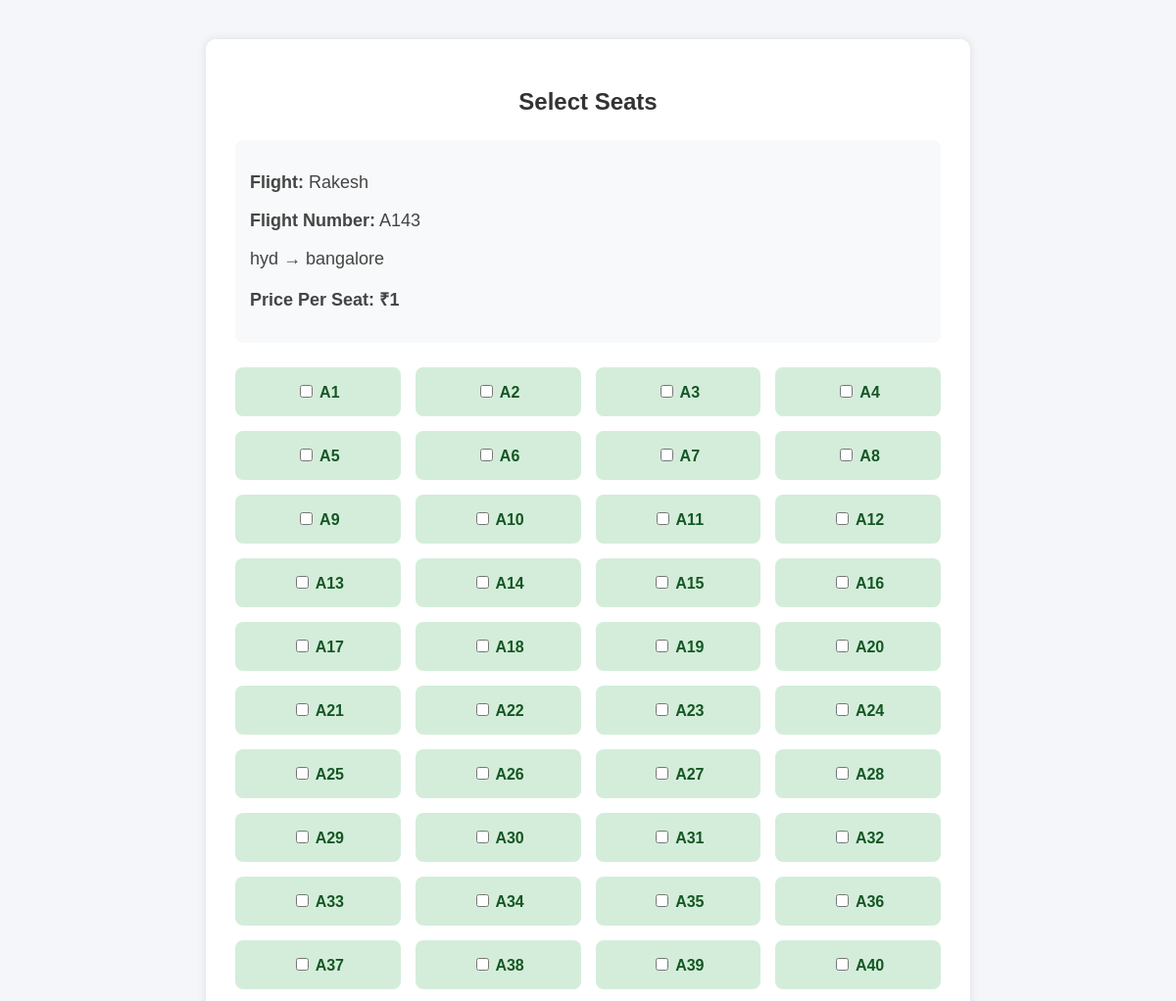
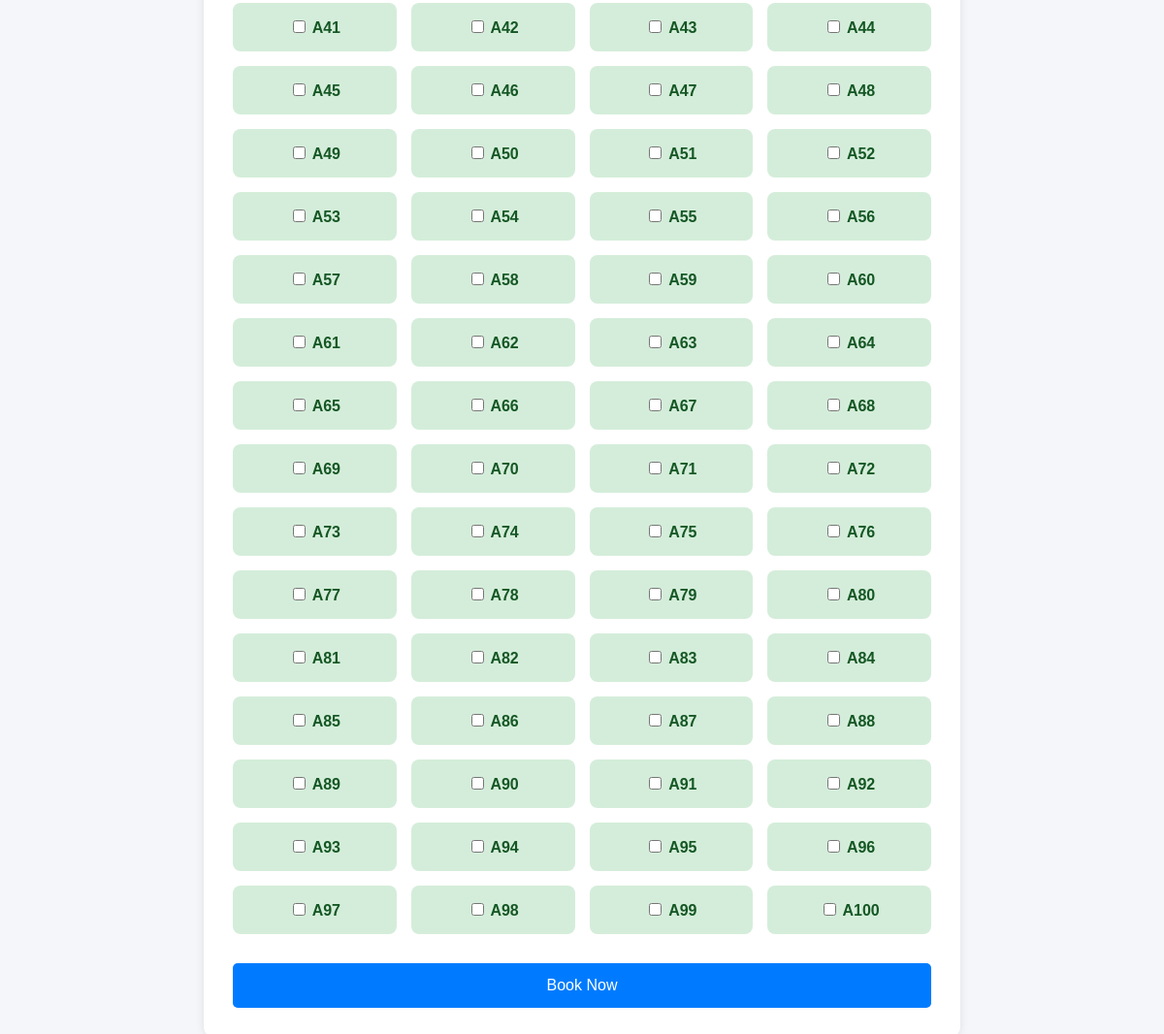
The app's page /seat/8/ with its own data (2 pictures, top to bottom).
### myapp/models.py (models this page shows, shortened)
class Flight(models.Model):
    flight_number = models.CharField(max_length=10)
    source = models.CharField(max_length=50)
    destination = models.CharField(max_length=50)
    price = models.IntegerField()
    total_seats = models.IntegerField(default=5)
    flight_name = models.CharField(max_length=50, default="None")

### myapp/views.py (the view, shortened to what this page needs)
# urls.py: path('seat/<int:flight_id>/', views.seat_view),
def seat_view(request,flight_id):
    flight = Flight.objects.get(id=flight_id)
    date = request.GET.get('date')
    booked_seats = Booking.objects.filter(flight=flight, travel_date=date).values_list(
    'seat_number',
    flat=True
)
    all_seats = ["A"+str(x) for x in range(1,flight.total_seats+1)]
    if len(all_seats) == len(booked_seats):
        messages.error(request, "Seats were booked")
        return redirect('/')
    return render(request, 'seat_view.html', {'flight': flight, 'booked_seats': booked_seats, 'all_seats': all_seats})

### myapp/templates/seat_view.html (shortened to what this page needs)
<!DOCTYPE html>
<html>
<head>
</head>
<body>
<div class="container">
    <h2>Select Seats</h2>
    <div class="flight-details">
        <p>
            <strong>Flight:</strong>
            {{ flight.flight_name }}
        </p>
        <p>
            <strong>Flight Number:</strong>
            {{ flight.flight_number }}
        </p>
        <p>
            {{ flight.source }}
            →
            {{ flight.destination }}
        </p>
        <p class="price">
            Price Per Seat:
            ₹{{ flight.price }}
        </p>
    </div>
    <form method="POST">
        <div class="seat-grid">
            {% for seat in all_seats %}
                {% if seat in booked_seats %}
                <div class="seat booked">
                    <input
                        type="checkbox"
                        disabled
                    >
                    {{ seat }}
                    <br>
                    Booked
                </div>
                {% else %}
                <div class="seat available">
                    <input
                        type="checkbox"
                        name="seats"
                        value="{{ seat }}"
                    >
                    {{ seat }}
                </div>
                {% endif %}
            {% endfor %}
        </div>
        <button type="submit">
            Book Now
        </button>
    </form>
</div>
</body>
</html>

### myapp/templates/seat_view.html (style rules this page uses)
body { margin:0; padding:0; font-family:Arial; background:#f4f6f9; }
.container { width:60%; margin:auto; margin-top:40px; background:white; padding:30px; border-radius:10px; box-shadow:0px 0px 10px rgba(0,0,0,0.1); }
h2 { text-align:center; color:#333; margin-bottom:25px; }
.flight-details { background:#f8f9fa; padding:15px; border-radius:8px; margin-bottom:25px; }
.flight-details p { font-size:18px; color:#444; }
.price { color:green; font-weight:bold; }
.seat-grid { display:grid; grid-template-columns:repeat(4,1fr); gap:15px; margin-top:20px; }
.seat { padding:15px; border-radius:8px; text-align:center; font-weight:bold; }
.available { background:#d4edda; color:#155724; }
button { width:100%; padding:14px; margin-top:30px; background:#007bff; color:white; border:none; border-radius:5px; font-size:16px; cursor:pointer; }

### records on screen
Flight: flight_name "Rakesh", flight_number "A143", source "hyd", destination "bangalore", price "1"

### other values on screen
{{ seat }} "A1" "A2" "A3" "A4" "A5" "A6" "A7" "A8" "A9" "A10" "A11" "A12" "A13" "A14" "A15" "A16" "A17" "A18" "A19" "A20" "A21" "A22" "A23" "A24" "A25" "A26" "A27" "A28" "A29" "A30" "A31" "A32" "A33" "A34" "A35" "A36" "A37" "A38" "A39" "A40" "A41" "A42" "A43" "A44" "A45" "A46" "A47" "A48" "A49" "A50" "A51" "A52" "A53" "A54" "A55" "A56" "A57" "A58" "A59" "A60" "A61" "A62" "A63" "A64" "A65" "A66" "A67" "A68" "A69" "A70" "A71" "A72" "A73" "A74" "A75" "A76" "A77" "A78" "A79" "A80" "A81" "A82" "A83" "A84" "A85" "A86" "A87" "A88" "A89" "A90" "A91" "A92" "A93" "A94" "A95" "A96" "A97" "A98" "A99" "A100"
